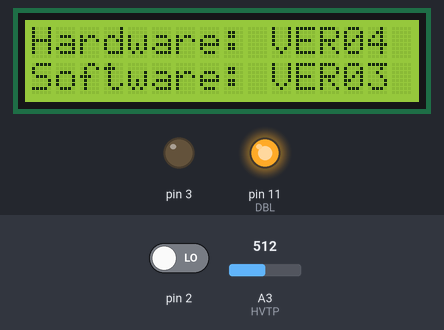
Bench run of a sketch on a simulated Arduino Uno, built with avr-gcc and run on an emulated ATmega328P. Parts: 16×2 character LCD, output pins drawn as LEDs (lit = HIGH). The test bench sets the inputs (shaded band); at power-on: A3 (HVTP) = 512, pin 2 LOW.

Above: at 3.1 s.
At 6.2 s:
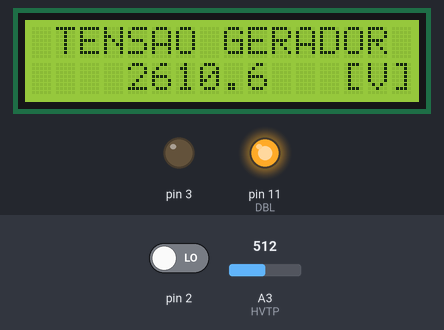
6.3 s: A3 (HVTP) set to 22
At 8.1 s:
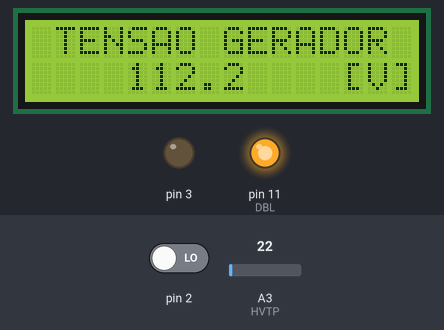
8.5 s: A3 (HVTP) set to 18
At 9.6 s:
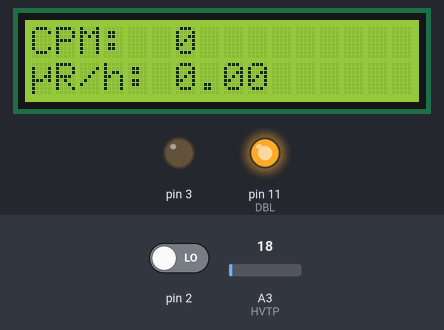
10.5 s: A3 (HVTP) set to 60
At 10.9 s:
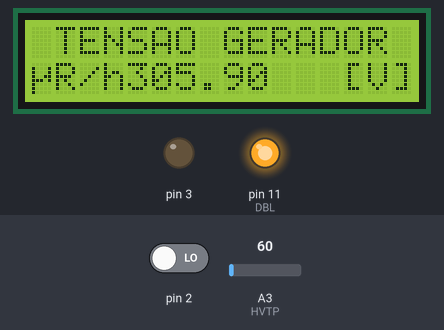
Timing chart, 0 to 13.5 s (numbered marks = the images above; inputs shaded):
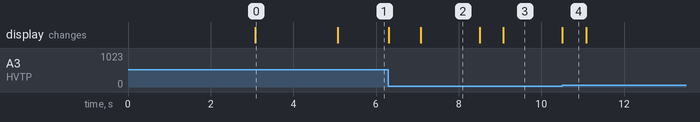

Measured:
- the behaviour switches between 20 and 19 on A3 (HVTP) (found by bisection; images 2 and 3)
- after the input at 6.3 s, the display: first changes at once (image 2 shows a later state)
- after the input at 8.5 s, the display: first changes at once (image 3 shows a later state)
- after the input at 10.5 s, the display: changes at once (image 4)
- what the display in image 0 shows lasts 2.0 s, from 3.1 s to 5.1 s
- what the display in image 4 shows lasts 0.6 s, from 10.5 s to 11.1 s

The sketch:

GMC_REV03.ino
```cpp
#include <EEPROMex.h>
#include <Arduino.h>
#include <EEPROMVar.h>
#include <elapsedMillis.h>
#include <avr/wdt.h>
#include <LiquidCrystal.h>
#include <SimpleModbusSlave.h>

//************ Define o pino em que a leitura de tensao e feito
#define HVTP A3
#define DBL 11

//************ Define o ponto de teste de alta tensao
float HVTPOINT;

//************ Define as conexoes do LCD
LiquidCrystal lcd(5, 6, 7, 8, 9, 10);

//************ Cria o caracter Micro
byte micro[8] = {
	0b00000,
	0b10001,
	0b10001,
	0b10011,
	0b11101,
	0b10000,
	0b10000,
	0b10000
};

//************ Variaveis responsaveis pelo tempo de execucao
elapsedMillis pMillis;
int tempo     = 0;
unsigned int interval  = 1000;

//************ Variaveis responsaveis pela media movel das contagens
unsigned int CPMLM  = 0;
unsigned long oCPMLM  = 0;

//************ Fator de conversao especifico para o tubo SBM-20m
const float convFact = 0.5747126; //--------------> Tube datasheet
//************ Variavel para armazenar o valor em microroentgen por hora
float microroentgen_hour = 0.0;

//----------------------Simple Moving Average------------------------
//************ Vetor com sessenta posicoes para armazenar as sessenta contagens de um minuto
int SA[60];
int aSA     = 0;
int sample  = 0;
long AVGA    = 0;

//************ Biblioteca modbus de terceiro

// ------------------- MODBUS --------------
/* This example code has 9 holding registers. 6 analogue inputs, 1 button, 1 digital output
   and 1 register to indicate errors encountered since started.
   Function 5 (write single coil) is not implemented so I'm using a whole register
   and function 16 to set the onboard Led on the Atmega328P.

   The modbus_update() method updates the holdingRegs register array and checks communication.

   Note:
   The Arduino serial ring buffer is 128 bytes or 64 registers.
   Most of the time you will connect the arduino to a master via serial
   using a MAX485 or similar.

   In a function 3 request the master will attempt to read from your
   slave and since 5 bytes is already used for ID, FUNCTION, NO OF BYTES
   and two BYTES CRC the master can only request 122 bytes or 61 registers.

   In a function 16 request the master will attempt to write to your
   slave and since a 9 bytes is already used for ID, FUNCTION, ADDRESS,
   NO OF REGISTERS, NO OF BYTES and two BYTES CRC the master can only write
   118 bytes or 59 registers.

   Using the FTDI USB to Serial converter the maximum bytes you can send is limited
   to its internal buffer which is 60 bytes or 30 unsigned int registers.

   Thus:

   In a function 3 request the master will attempt to read from your
   slave and since 5 bytes is already used for ID, FUNCTION, NO OF BYTES
   and two BYTES CRC the master can only request 54 bytes or 27 registers.

   In a function 16 request the master will attempt to write to your
   slave and since a 9 bytes is already used for ID, FUNCTION, ADDRESS,
   NO OF REGISTERS, NO OF BYTES and two BYTES CRC the master can only write
   50 bytes or 25 registers.

   Since it is assumed that you will mostly use the Arduino to connect to a
   master without using a USB to Serial converter the internal buffer is set
   the same as the Arduino Serial ring buffer which is 128 bytes.
*/


// Using the enum instruction allows for an easy method for adding and
// removing registers. Doing it this way saves you #defining the size
// of your slaves register array each time you want to add more registers
// and at a glimpse informs you of your slaves register layout.

//////////////// registers of your slave ///////////////////
enum
{
  // just add or remove registers and your good to go...
  // The first register starts at address 0
  ADDR0,
  ADDR1,

  TOTAL_ERRORS,
  // leave this one
  TOTAL_REGS_SIZE
  // total number of registers for function 3 and 16 share the same register array
};

unsigned int holdingRegs[TOTAL_REGS_SIZE]; // function 3 and 16 register array


void setup()
{
	//--------------- MODBUS Slave ---------------
	/* parameters(long baudrate,
								unsigned char ID,
								unsigned char transmit enable pin,
								unsigned int holding registers size,
								unsigned char low latency)

		 The transmit enable pin is used in half duplex communication to activate a MAX485 or similar
		 to deactivate this mode use any value < 2 because 0 & 1 is reserved for Rx & Tx.
		 Low latency delays makes the implementation non-standard
		 but practically it works with all major modbus master implementations.
	*/

modbus_configure(9600, 10, 3, TOTAL_REGS_SIZE, 0);

pinMode(DBL, OUTPUT);
digitalWrite(DBL, HIGH);

//************ Habilita as interrupcoes
attachInterrupt(0, incpulso, RISING);

//************ Cria o caracter micro
lcd.createChar(0, micro);

//************ Inicia o lcd
lcd.begin(16, 2);

//************ Define a posicao do cursor e escreve as informacoes de boas vindas
lcd.setCursor(4, 0);
lcd.print("CONTADOR");
lcd.setCursor(1, 1);
lcd.print("GEIGER-MULLER");
delay(3000);

lcd.clear();

lcd.setCursor(0, 0);
lcd.print("Hardware: VER04");
lcd.setCursor(0, 1);
lcd.print("Software: VER03");
delay(2000);

lcd.clear();
//************ Zera o timer
pMillis = 0;

}

void loop()
{
	//************ Chama a funcao CPM em cada volta do codigo
	CPM();
	//************ Le a tensao no pino de alta tensao
	analogRead(HVTP);

	//************ Converte a tensao com base no divisor de tensao de 100M
	HVTPOINT = analogRead(HVTP) * 5221.271885 / 1024.0;
	//************ Verifica se o jumper de alta tensao esta em uso, isto e feito analisando o valor do sinal
	//************ caso nao esteja em uso e feita a escrita dos valores de CPM na tela
	if(HVTPOINT < 100.0)
	{
		lcd.setCursor(0, 0);
		lcd.print("CPM:");
		lcd.setCursor(6, 0);
		lcd.print(oCPMLM);

		lcd.setCursor(0, 1);
		lcd.write(byte(0));
		lcd.setCursor(1, 1);
		lcd.print("R/h:");
		lcd.setCursor(6, 1);
		lcd.print(microroentgen_hour, 2);
	}
	//************ Caso o jumper esteja posicionado para ajuste da fonte, o valor da tensao e impresso na tela
	else {
		lcd.setCursor(0, 0);
		lcd.print(" TENSAO GERADOR");
		lcd.setCursor(13, 1);
		lcd.print("[V]");
		lcd.setCursor(4, 1);
		lcd.print(HVTPOINT, 1);
	}
}

void CPM() //----Funcao responsavel por realizar a conta de pulsos por minuto
{
  if (interval - pMillis <= 50)
  {
    tempo       = interval - pMillis;
    delay(tempo);
    cli();           //----------------  Desabilita a interrupcao
    oCPMLM = SMACPM(CPMLM);  //---------------- old Count Per Minute Last Minute equals CPMLM
    CPMLM = 0;       //---------------- Restart the counter
    pMillis = 0;     //----------------  Zera o timer da interrupcao
    sei();           //----------------  Habilita a interrupcao
		microroentgen_hour = convFact * oCPMLM; //-------------------- Convert CPM to mR/h
		lcd.clear();
		mbus();
    }
}

void incpulso () //------- Incrementa os pulso -------
{
  CPMLM++;
}

//************Media movel das interrupcoes em um minuto
long SMACPM(long CPS)
{
  AVGA    = 0;
  sample  = 0;
  SA[aSA] = CPS;
  for (sample = 0; sample <= 58; sample++)
  {
    AVGA += SA[sample];
  }
  if (aSA <= 58)
  {
    aSA++;
  } else
  {
    aSA = 0;
  }
  return AVGA;
}

//************ Funcao responsavel pelos dados enviados pelo protocolo modbus
void mbus()
{
  holdingRegs[TOTAL_ERRORS] = modbus_update(holdingRegs);

  holdingRegs[ADDR0] = oCPMLM;
  holdingRegs[ADDR1] = HVTPOINT;
}
```
